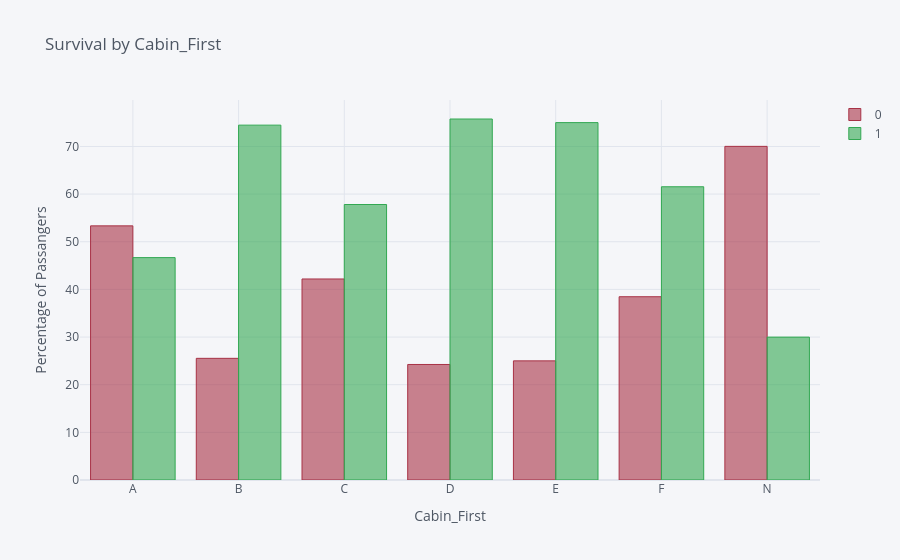

Notebook cell for this chart:
### Code cell
hist_by_column_perc("Cabin_First")

### Figure 1 — Plotly figure (JSON) as saved in the notebook; plotly's stock layout.template omitted (floating-point values rounded to 4 significant figures)
{"data": [{"marker": {"color": "rgba(168, 50, 70, 0.6)", "line": {"color": "rgba(168, 50, 70, 1.0)", "width": 1}}, "name": "0", "orientation": "v", "text": "", "type": "bar", "x": ["A", "B", "C", "D", "E", "F", "N"], "y": [53.33, 25.53, 42.19, 24.24, 25, 38.46, 70.01]}, {"marker": {"color": "rgba(50, 168, 82, 0.6)", "line": {"color": "rgba(50, 168, 82, 1.0)", "width": 1}}, "name": "1", "orientation": "v", "text": "", "type": "bar", "x": ["A", "B", "C", "D", "E", "F", "N"], "y": [46.67, 74.47, 57.81, 75.76, 75, 61.54, 29.99]}], "layout": {"legend": {"bgcolor": "#F5F6F9", "font": {"color": "#4D5663"}}, "paper_bgcolor": "#F5F6F9", "plot_bgcolor": "#F5F6F9", "title": {"font": {"color": "#4D5663"}, "text": "Survival by Cabin_First"}, "xaxis": {"gridcolor": "#E1E5ED", "showgrid": true, "tickfont": {"color": "#4D5663"}, "title": {"font": {"color": "#4D5663"}, "text": "Cabin_First"}, "zerolinecolor": "#E1E5ED"}, "yaxis": {"gridcolor": "#E1E5ED", "showgrid": true, "tickfont": {"color": "#4D5663"}, "title": {"font": {"color": "#4D5663"}, "text": "Percentage of Passangers"}, "zerolinecolor": "#E1E5ED"}}}
